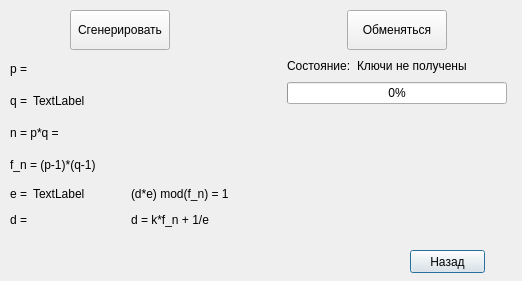
<?xml version="1.0" encoding="UTF-8"?>
<ui version="4.0">
 <class>asimetry</class>
 <widget class="QDialog" name="asimetry">
  <property name="geometry">
   <rect>
    <x>0</x>
    <y>0</y>
    <width>522</width>
    <height>281</height>
   </rect>
  </property>
  <property name="windowTitle">
   <string>Dialog</string>
  </property>
  <widget class="QPushButton" name="button_back">
   <property name="geometry">
    <rect>
     <x>410</x>
     <y>250</y>
     <width>75</width>
     <height>23</height>
    </rect>
   </property>
   <property name="text">
    <string>Назад</string>
   </property>
  </widget>
  <widget class="QWidget" name="">
   <property name="geometry">
    <rect>
     <x>10</x>
     <y>10</y>
     <width>497</width>
     <height>220</height>
    </rect>
   </property>
   <layout class="QHBoxLayout" name="horizontalLayout">
    <item>
     <layout class="QVBoxLayout" name="componate_gen_all">
      <item>
       <layout class="QHBoxLayout" name="componate_button_gen">
        <item>
         <spacer name="horizontalSpacer_9">
          <property name="orientation">
           <enum>Qt::Horizontal</enum>
          </property>
          <property name="sizeHint" stdset="0">
           <size>
            <width>40</width>
            <height>20</height>
           </size>
          </property>
         </spacer>
        </item>
        <item>
         <widget class="QPushButton" name="button_generate">
          <property name="minimumSize">
           <size>
            <width>100</width>
            <height>40</height>
           </size>
          </property>
          <property name="text">
           <string>Сгенерировать</string>
          </property>
         </widget>
        </item>
        <item>
         <spacer name="horizontalSpacer_8">
          <property name="orientation">
           <enum>Qt::Horizontal</enum>
          </property>
          <property name="sizeHint" stdset="0">
           <size>
            <width>40</width>
            <height>20</height>
           </size>
          </property>
         </spacer>
        </item>
       </layout>
      </item>
      <item>
       <layout class="QVBoxLayout" name="componate_all_info">
        <item>
         <layout class="QHBoxLayout" name="componate_p">
          <item>
           <widget class="QLabel" name="lbl_p_show">
            <property name="text">
             <string>p = </string>
            </property>
           </widget>
          </item>
          <item>
           <widget class="QLabel" name="lbl_p_value">
            <property name="text">
             <string/>
            </property>
           </widget>
          </item>
          <item>
           <spacer name="horizontalSpacer">
            <property name="orientation">
             <enum>Qt::Horizontal</enum>
            </property>
            <property name="sizeHint" stdset="0">
             <size>
              <width>40</width>
              <height>20</height>
             </size>
            </property>
           </spacer>
          </item>
         </layout>
        </item>
        <item>
         <layout class="QHBoxLayout" name="componate_q">
          <item>
           <widget class="QLabel" name="lbl_q_show">
            <property name="text">
             <string>q =</string>
            </property>
           </widget>
          </item>
          <item>
           <widget class="QLabel" name="lbl_q_value">
            <property name="text">
             <string>TextLabel</string>
            </property>
           </widget>
          </item>
          <item>
           <spacer name="horizontalSpacer_2">
            <property name="orientation">
             <enum>Qt::Horizontal</enum>
            </property>
            <property name="sizeHint" stdset="0">
             <size>
              <width>40</width>
              <height>20</height>
             </size>
            </property>
           </spacer>
          </item>
         </layout>
        </item>
        <item>
         <layout class="QHBoxLayout" name="componate_n">
          <item>
           <widget class="QLabel" name="lbl_n_show">
            <property name="text">
             <string>n = p*q =</string>
            </property>
           </widget>
          </item>
          <item>
           <widget class="QLabel" name="lbl_n_value">
            <property name="text">
             <string/>
            </property>
           </widget>
          </item>
          <item>
           <spacer name="horizontalSpacer_3">
            <property name="orientation">
             <enum>Qt::Horizontal</enum>
            </property>
            <property name="sizeHint" stdset="0">
             <size>
              <width>40</width>
              <height>20</height>
             </size>
            </property>
           </spacer>
          </item>
         </layout>
        </item>
        <item>
         <layout class="QHBoxLayout" name="componate_f_n">
          <item>
           <widget class="QLabel" name="lbl_f_n_show">
            <property name="text">
             <string>f_n = (p-1)*(q-1)</string>
            </property>
           </widget>
          </item>
          <item>
           <widget class="QLabel" name="lbl_f_n_value">
            <property name="text">
             <string/>
            </property>
           </widget>
          </item>
          <item>
           <spacer name="horizontalSpacer_4">
            <property name="orientation">
             <enum>Qt::Horizontal</enum>
            </property>
            <property name="sizeHint" stdset="0">
             <size>
              <width>40</width>
              <height>20</height>
             </size>
            </property>
           </spacer>
          </item>
         </layout>
        </item>
        <item>
         <layout class="QHBoxLayout" name="componate_ed">
          <item>
           <layout class="QVBoxLayout" name="verticalLayout">
            <item>
             <layout class="QHBoxLayout" name="componate_e">
              <item>
               <widget class="QLabel" name="lbl_e_show">
                <property name="text">
                 <string>e =</string>
                </property>
               </widget>
              </item>
              <item>
               <widget class="QLabel" name="lbl_e_value">
                <property name="text">
                 <string>TextLabel</string>
                </property>
               </widget>
              </item>
              <item>
               <spacer name="horizontalSpacer_5">
                <property name="orientation">
                 <enum>Qt::Horizontal</enum>
                </property>
                <property name="sizeHint" stdset="0">
                 <size>
                  <width>40</width>
                  <height>20</height>
                 </size>
                </property>
               </spacer>
              </item>
             </layout>
            </item>
            <item>
             <layout class="QHBoxLayout" name="componate_d">
              <item>
               <widget class="QLabel" name="lbl_d_show">
                <property name="text">
                 <string>d =</string>
                </property>
               </widget>
              </item>
              <item>
               <widget class="QLabel" name="lbl_d_value">
                <property name="text">
                 <string/>
                </property>
               </widget>
              </item>
              <item>
               <spacer name="horizontalSpacer_6">
                <property name="orientation">
                 <enum>Qt::Horizontal</enum>
                </property>
                <property name="sizeHint" stdset="0">
                 <size>
                  <width>40</width>
                  <height>20</height>
                 </size>
                </property>
               </spacer>
              </item>
             </layout>
            </item>
           </layout>
          </item>
          <item>
           <layout class="QVBoxLayout" name="componate_info">
            <item>
             <widget class="QLabel" name="lbl_info_1">
              <property name="text">
               <string>(d*e) mod(f_n) = 1</string>
              </property>
             </widget>
            </item>
            <item>
             <widget class="QLabel" name="lbl_info_2">
              <property name="text">
               <string>d = k*f_n + 1/e</string>
              </property>
             </widget>
            </item>
           </layout>
          </item>
         </layout>
        </item>
       </layout>
      </item>
     </layout>
    </item>
    <item>
     <spacer name="horizontalSpacer_12">
      <property name="orientation">
       <enum>Qt::Horizontal</enum>
      </property>
      <property name="sizeHint" stdset="0">
       <size>
        <width>40</width>
        <height>20</height>
       </size>
      </property>
     </spacer>
    </item>
    <item>
     <layout class="QVBoxLayout" name="componate_button_exchange_2">
      <item>
       <layout class="QHBoxLayout" name="componate_button_exchange">
        <item>
         <spacer name="horizontalSpacer_10">
          <property name="orientation">
           <enum>Qt::Horizontal</enum>
          </property>
          <property name="sizeHint" stdset="0">
           <size>
            <width>40</width>
            <height>20</height>
           </size>
          </property>
         </spacer>
        </item>
        <item>
         <widget class="QPushButton" name="button_exchange">
          <property name="minimumSize">
           <size>
            <width>100</width>
            <height>40</height>
           </size>
          </property>
          <property name="text">
           <string>Обменяться</string>
          </property>
         </widget>
        </item>
        <item>
         <spacer name="horizontalSpacer_11">
          <property name="orientation">
           <enum>Qt::Horizontal</enum>
          </property>
          <property name="sizeHint" stdset="0">
           <size>
            <width>40</width>
            <height>20</height>
           </size>
          </property>
         </spacer>
        </item>
       </layout>
      </item>
      <item>
       <layout class="QHBoxLayout" name="componate_status">
        <item>
         <widget class="QLabel" name="lbl_status_show">
          <property name="text">
           <string>Состояние:</string>
          </property>
         </widget>
        </item>
        <item>
         <widget class="QLabel" name="lbl_status_value">
          <property name="text">
           <string>Ключи не получены</string>
          </property>
         </widget>
        </item>
        <item>
         <spacer name="horizontalSpacer_7">
          <property name="orientation">
           <enum>Qt::Horizontal</enum>
          </property>
          <property name="sizeHint" stdset="0">
           <size>
            <width>40</width>
            <height>20</height>
           </size>
          </property>
         </spacer>
        </item>
       </layout>
      </item>
      <item>
       <widget class="QProgressBar" name="progress_bar_exchange">
        <property name="value">
         <number>0</number>
        </property>
       </widget>
      </item>
      <item>
       <spacer name="verticalSpacer">
        <property name="orientation">
         <enum>Qt::Vertical</enum>
        </property>
        <property name="sizeHint" stdset="0">
         <size>
          <width>20</width>
          <height>40</height>
         </size>
        </property>
       </spacer>
      </item>
     </layout>
    </item>
   </layout>
  </widget>
 </widget>
 <resources/>
 <connections/>
</ui>
